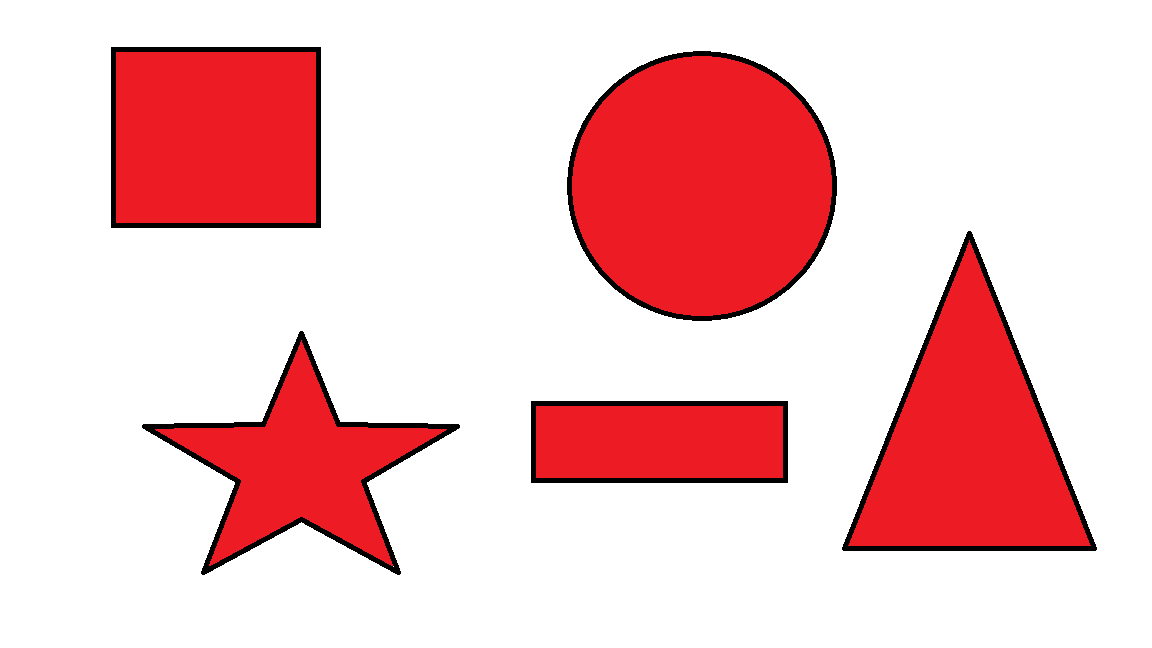
#> input picture shapes1.png, 1152 x 648 px
$ jupyter execute Identify_Shapes.ipynb
#> lines starting #> are read from the running program, lines starting #| are printed output that depends on the picture; after the words box and inside, x2 and y2 are one past the last pixel; in counts of white or black regions, pixels touching at a corner belong together
[cell 1]
import numpy as np
import cv2
from google.colab.patches import cv2_imshow
img=cv2.imread('shapes1.png')
#> img is the input picture: shape (648, 1152, 3); mean B, G, R 199.4, 197.7, 243.8

[cell 2]


gray = cv2.cvtColor(img, cv2.COLOR_BGR2GRAY)
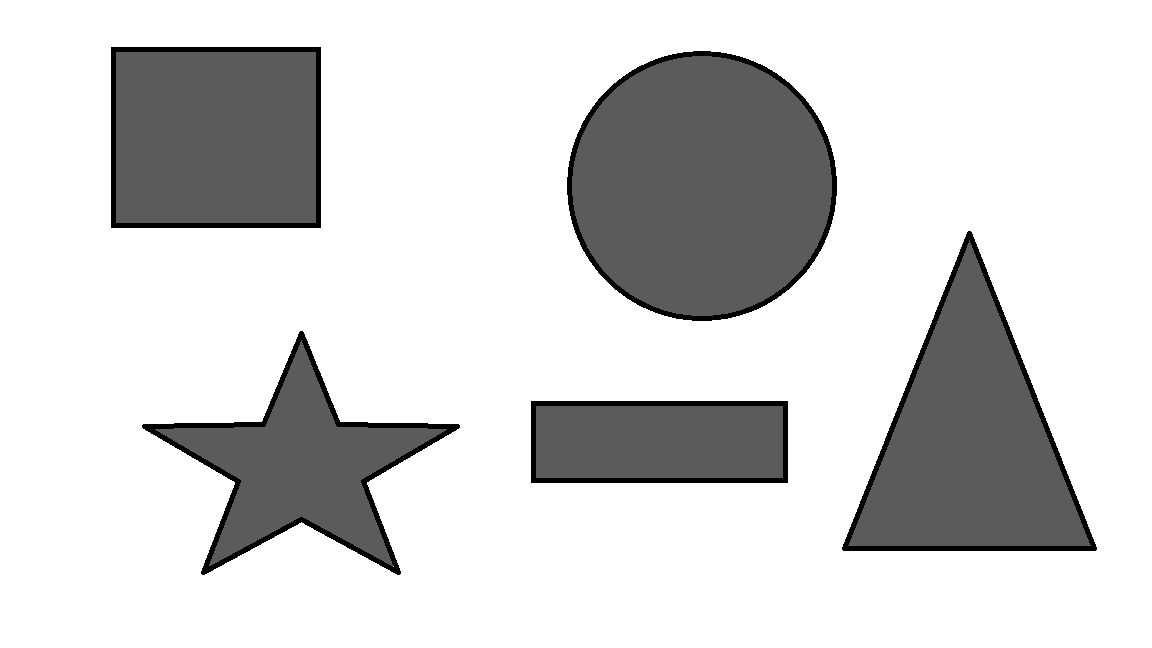
#> gray: shape (648, 1152); min 0, max 255, mean 211.6

_, thresh = cv2.threshold(gray, 127, 255, cv2.THRESH_BINARY)
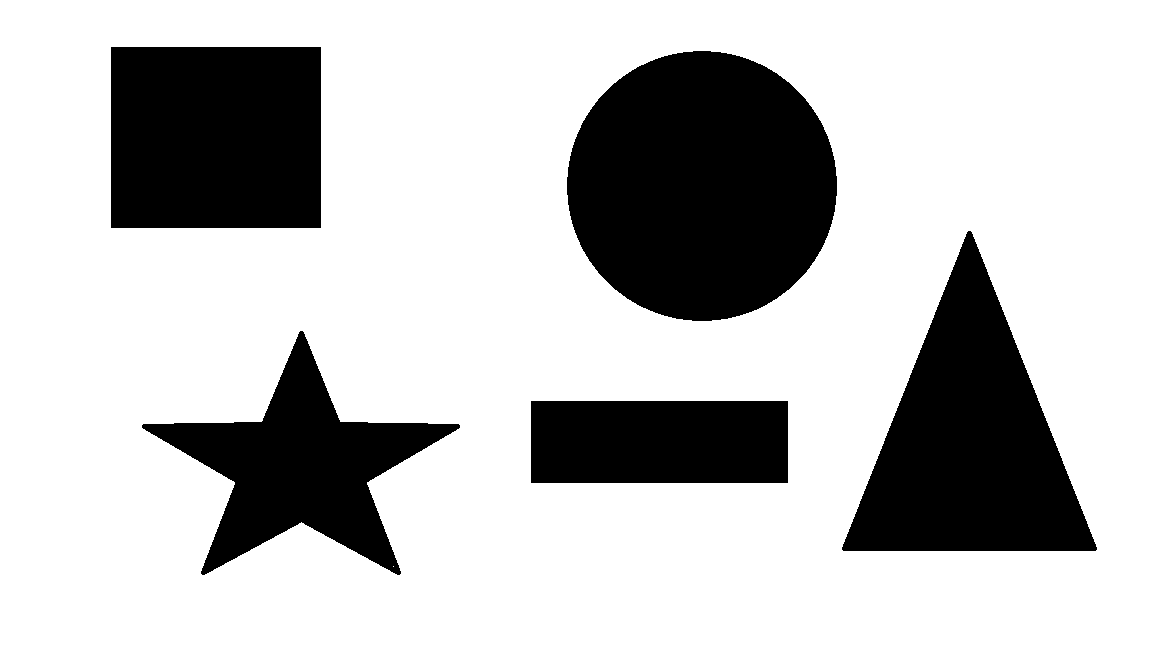
#> thresh: shape (648, 1152); 75.1% white; 5 black regions


contours, heir = cv2.findContours(thresh, cv2.RETR_TREE, cv2.CHAIN_APPROX_SIMPLE)
#> contours = 7 contours, 1 with area under 20; largest, box (x1, y1, x2, y2) and area: (0, 0, 1152, 648) 744697, (566, 50, 838, 322) 57555, (841, 230, 1098, 552) 42163, (110, 46, 322, 229) 38400, (141, 330, 461, 576) 28448, (530, 400, 789, 484) 21412

i = 0


for contour in contours:


    if i == 0:
        i = 1
        continue


    approx = cv2.approxPolyDP(
        contour, 0.01 * cv2.arcLength(contour, True), True)


    cv2.drawContours(img, [contour], 0, (0, 0, 255), 5)

    M = cv2.moments(contour)
    if M['m00'] != 0.0:
        x = int(M['m10']/M['m00'])
        y = int(M['m01']/M['m00'])


    if len(approx) == 3:
        cv2.putText(img, 'Triangle', (x, y),
                    cv2.FONT_HERSHEY_SIMPLEX, 0.6, (255, 255, 255), 2)

    elif len(approx) == 4:
        cv2.putText(img, 'Quadrilateral', (x, y),
                    cv2.FONT_HERSHEY_SIMPLEX, 0.6, (255, 255, 255), 2)

    elif len(approx) == 5:
        cv2.putText(img, 'Pentagon', (x, y),
                    cv2.FONT_HERSHEY_SIMPLEX, 0.6, (255, 255, 255), 2)

    elif len(approx) == 6:
        cv2.putText(img, 'Hexagon', (x, y),
                    cv2.FONT_HERSHEY_SIMPLEX, 0.6, (255, 255, 255), 2)

    else:
        cv2.putText(img, 'circle', (x, y),
                    cv2.FONT_HERSHEY_SIMPLEX, 0.6, (255, 255, 255), 2)
#> this loop made 7 passes
#> (approx, x, y) on passes 2, 5, 7: ([[530, 401], [787, 400], [788, 482], [531, 483]], 659, 441), ([[968, 230], [1095, 551], [841, 549]], 969, 442), ([[110, 47], [320, 46], [321, 227], [111, 228]], 215, 137)
#> (x, y) on passes 3, 6: (300, 466), (701, 185)
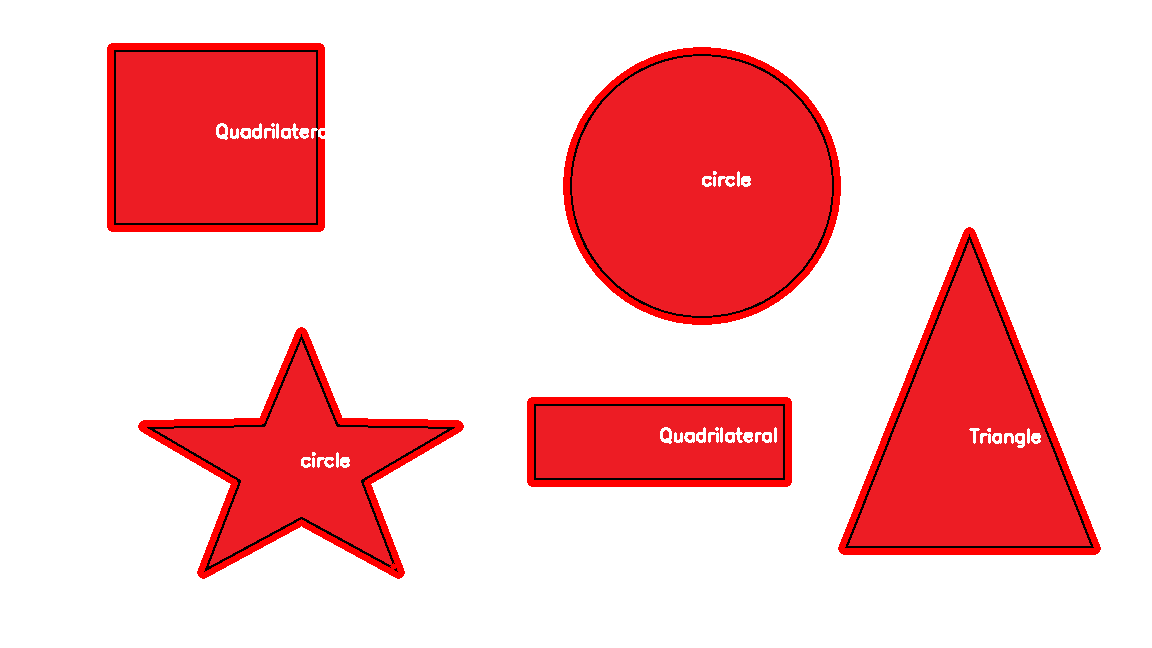
#> img: shape (648, 1152, 3); 4.3% of pixels changed, all inside (x1, y1, x2, y2) = (107, 43, 1101, 579)
#> after the loop, i = 1


cv2_imshow(img)

cv2.waitKey(0)
cv2.destroyAllWindows()

$ run again, with house1.png copied over shapes1.png
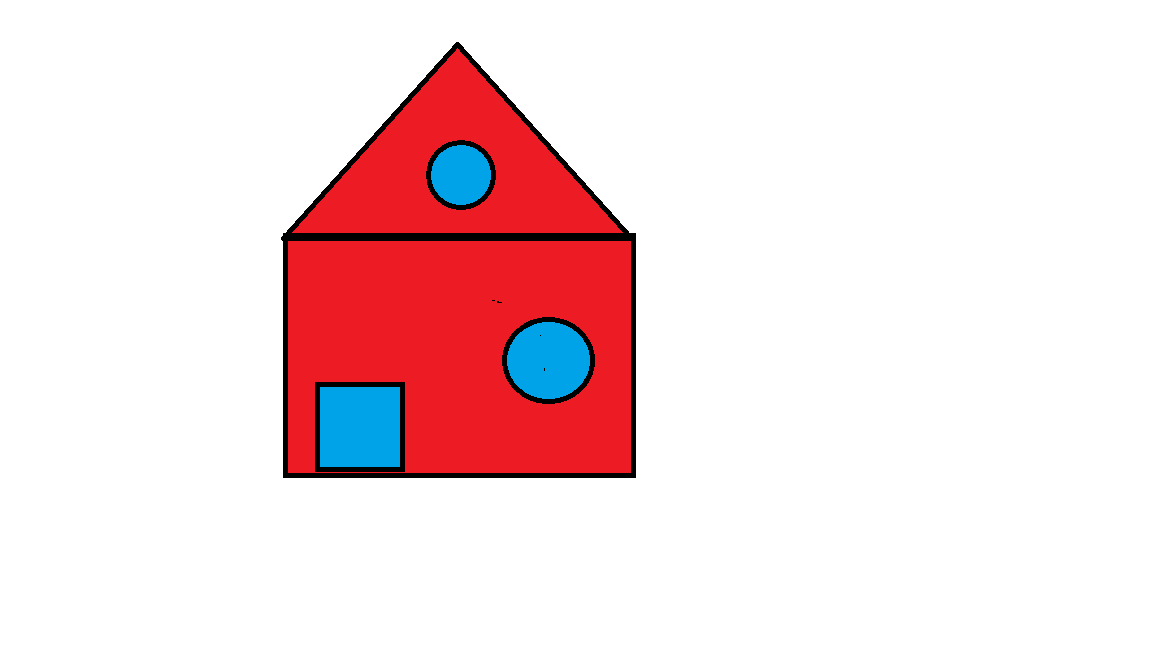
#> input picture house1.png, 1152 x 648 px
#> img is the input picture: shape (648, 1152, 3); mean B, G, R 223, 220.7, 243.3
#> `_, thresh = cv2.threshold(gray, 127, 255, cv2.THRESH_BINARY)`:
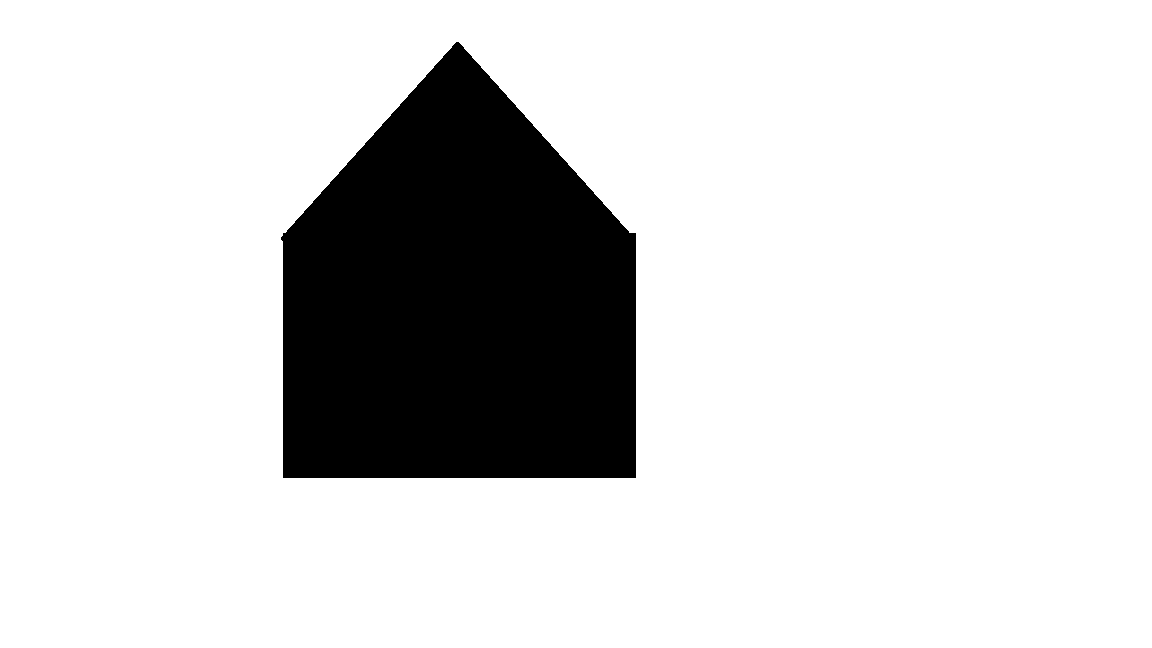
#> thresh: shape (648, 1152); 84% white; 1 black region
#> contours = 2 contours; box (x1, y1, x2, y2) and area: (0, 0, 1152, 648) 744697, (280, 41, 637, 479) 120237
#> the loop `for contour in contours:  ` made 2 passes
#> (contour, i) on pass 1: ([[0, 0], [0, 647], [1151, 647], [1151, 0]], 1)
#> after the loop `for contour in contours:`:
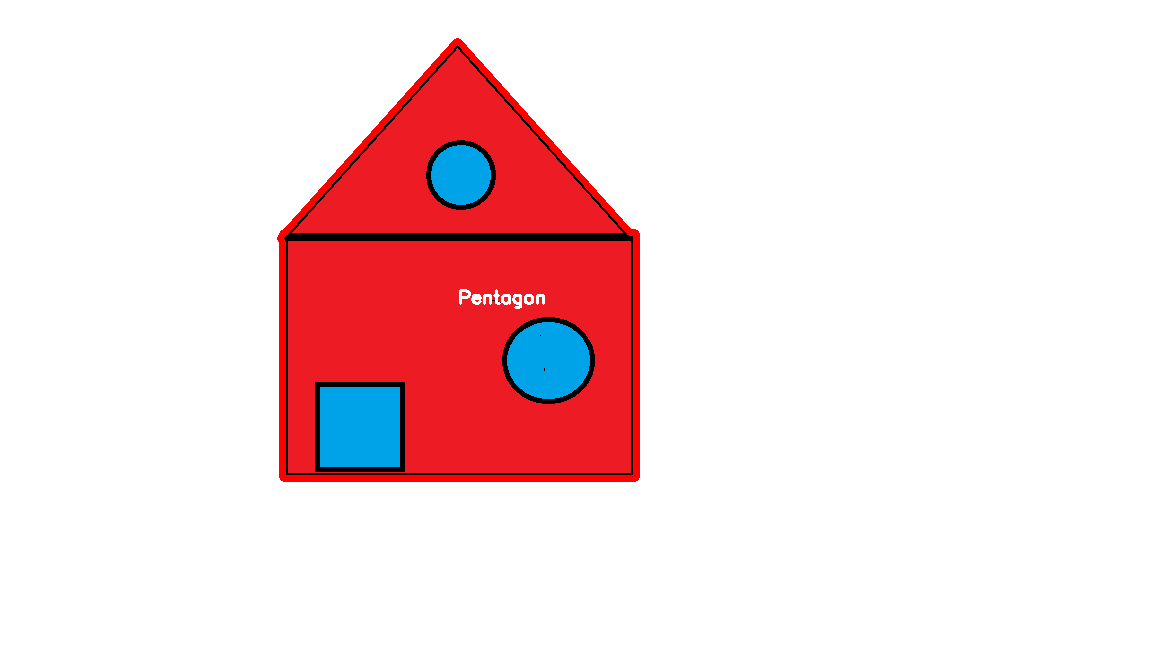
#> img: shape (648, 1152, 3); 1.33% of pixels changed, all inside (x1, y1, x2, y2) = (277, 38, 640, 482)
#> after the loop `for contour in contours:`: i = 1
